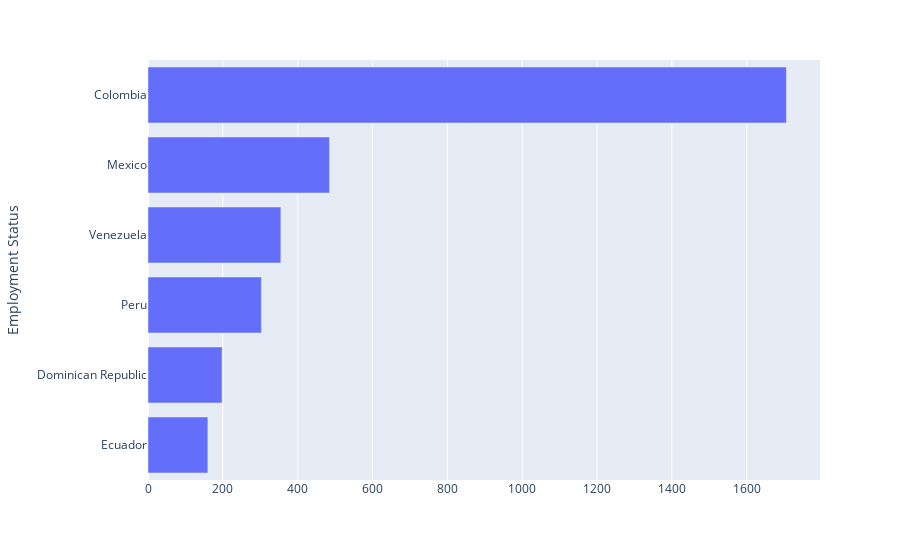

Notebook code cell kept with this figure:
### Code cell
top_6_countries_sorted = top_6_countries.sort_values(ascending=True)

figure = px.bar(x=top_6_countries_sorted.values, y=top_6_countries_sorted.index, labels={'x': '', 'y': 'Employment Status'})
figure.show()

### Figure 1 — Plotly figure (JSON) as saved in the notebook; plotly's stock layout.template omitted (floating-point values rounded to 4 significant figures)
{"data": [{"alignmentgroup": "True", "hovertemplate": "=%{x}<br>Employment Status=%{y}<extra></extra>", "legendgroup": "", "marker": {"color": "#636efa", "pattern": {"shape": ""}}, "name": "", "offsetgroup": "", "orientation": "h", "showlegend": false, "textposition": "auto", "type": "bar", "x": [160, 198, 303, 355, 485, 1706], "xaxis": "x", "y": ["Ecuador", "Dominican Republic", "Peru", "Venezuela", "Mexico", "Colombia"], "yaxis": "y"}], "layout": {"barmode": "relative", "legend": {"tracegroupgap": 0}, "margin": {"t": 60}, "xaxis": {"anchor": "y", "domain": [0, 1], "title": {"text": ""}}, "yaxis": {"anchor": "x", "domain": [0, 1], "title": {"text": "Employment Status"}}}}
